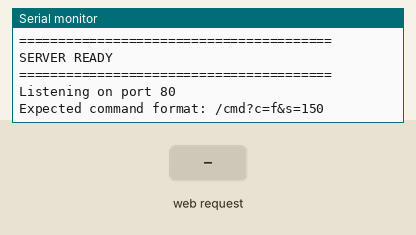
Simulated run of this sketch. Board: ESP32. On the bench: the last lines printed to the serial monitor. Inputs (shaded band) come from the test bench. WiFi joins after 1.5 s; servers stay silent unless stated.

Above: at 3.7 s.
3.8 s: HTTP request GET / received
At 4.4 s:
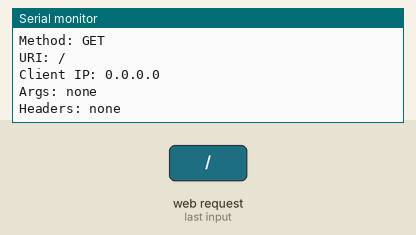
5.3 s: HTTP request GET /health received
6.8 s: HTTP request GET /cmd received
At 7.9 s:
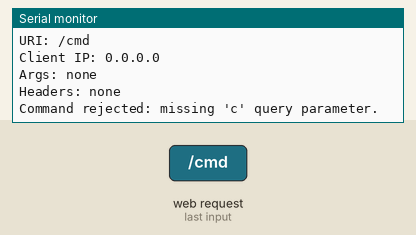
8.3 s: HTTP request GET /health?plain=f received
At 9.1 s:
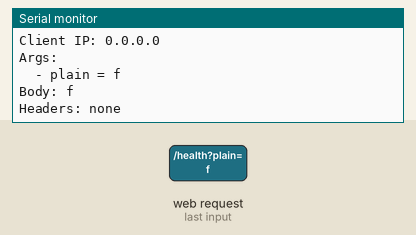
9.8 s: HTTP request GET /health?plain=b received
At 10.2 s:
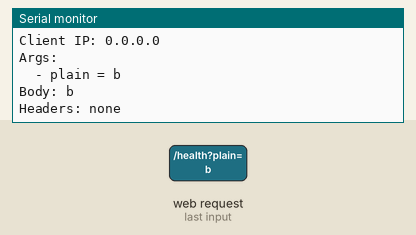
11.3 s: HTTP request GET /health?plain=l received
At 12.6 s:
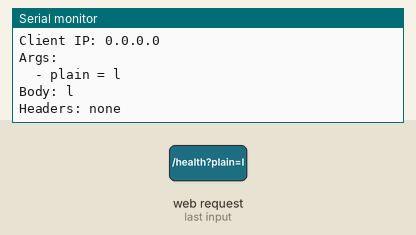
Timing chart, 0 to 13.8 s (numbered marks = the images above; inputs shaded):
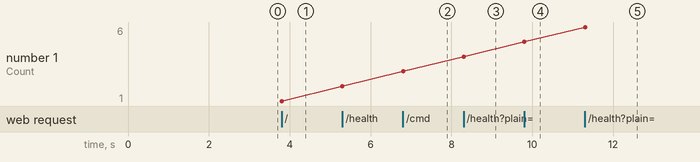

The sketch:

phone_ap_api_logger.ino
```cpp
#include <WiFi.h>
#include <WebServer.h>

const char* WIFI_SSID = "robonet";
const char* WIFI_PASSWORD = "12345678qwerty";

IPAddress LOCAL_IP(192, 168, 43, 2);
IPAddress GATEWAY(192, 168, 43, 1);
IPAddress SUBNET(255, 255, 255, 0);
IPAddress DNS_SERVER(192, 168, 43, 1);

const unsigned long WIFI_CONNECT_TIMEOUT_MS = 20000;
const unsigned long WIFI_RECONNECT_INTERVAL_MS = 5000;

WebServer server(80);

String lastCommand = "STOP";
int lastSpeed = 150;
unsigned long requestCount = 0;
unsigned long lastReconnectAttemptMs = 0;

const char* HEADERS_TO_COLLECT[] = {
  "User-Agent",
  "Content-Type",
  "Accept",
  "Host",
  "Connection"
};
const size_t HEADERS_TO_COLLECT_COUNT = sizeof(HEADERS_TO_COLLECT) / sizeof(HEADERS_TO_COLLECT[0]);

String httpMethodToString(HTTPMethod method) {
  switch (method) {
    case HTTP_GET:
      return "GET";
    case HTTP_POST:
      return "POST";
    case HTTP_PUT:
      return "PUT";
    case HTTP_DELETE:
      return "DELETE";
    case HTTP_PATCH:
      return "PATCH";
    case HTTP_OPTIONS:
      return "OPTIONS";
    case HTTP_HEAD:
      return "HEAD";
    default:
      return "UNKNOWN";
  }
}

String commandCodeToName(const String& code) {
  if (code == "f") {
    return "FORWARD";
  }
  if (code == "b") {
    return "BACKWARD";
  }
  if (code == "l") {
    return "LEFT";
  }
  if (code == "r") {
    return "RIGHT";
  }
  if (code == "s") {
    return "STOP";
  }
  return "UNKNOWN";
}

void printDivider(const char* label) {
  Serial.println();
  Serial.println("========================================");
  Serial.println(label);
  Serial.println("========================================");
}

void logRequest(const char* routeName) {
  requestCount++;

  printDivider("API REQUEST");
  Serial.printf("Count: %lu\n", requestCount);
  Serial.printf("Route: %s\n", routeName);
  Serial.printf("Method: %s\n", httpMethodToString(server.method()).c_str());
  Serial.printf("URI: %s\n", server.uri().c_str());
  Serial.printf("Client IP: %s\n", server.client().remoteIP().toString().c_str());

  if (server.args() == 0) {
    Serial.println("Args: none");
  } else {
    Serial.println("Args:");
    for (int i = 0; i < server.args(); i++) {
      Serial.printf("  - %s = %s\n", server.argName(i).c_str(), server.arg(i).c_str());
    }
  }

  if (server.hasArg("plain")) {
    Serial.printf("Body: %s\n", server.arg("plain").c_str());
  }

  if (server.headers() == 0) {
    Serial.println("Headers: none");
  } else {
    Serial.println("Headers:");
    for (int i = 0; i < server.headers(); i++) {
      Serial.printf("  - %s: %s\n", server.headerName(i).c_str(), server.header(i).c_str());
    }
  }
}

void printNetworkInfo() {
  printDivider("NETWORK STATUS");
  Serial.printf("Connected to SSID: %s\n", WIFI_SSID);
  Serial.printf("ESP32 IP: %s\n", WiFi.localIP().toString().c_str());
  Serial.printf("Gateway: %s\n", WiFi.gatewayIP().toString().c_str());
  Serial.printf("Subnet: %s\n", WiFi.subnetMask().toString().c_str());
  Serial.printf("RSSI: %d dBm\n", WiFi.RSSI());
}

bool connectToPhoneAp() {
  printDivider("WIFI CONNECT");
  Serial.printf("Connecting to AP '%s'\n", WIFI_SSID);

  WiFi.mode(WIFI_STA);
  WiFi.setSleep(false);

  if (!WiFi.config(LOCAL_IP, GATEWAY, SUBNET, DNS_SERVER)) {
    Serial.println("Warning: failed to apply static IP configuration.");
  }

  WiFi.begin(WIFI_SSID, WIFI_PASSWORD);

  const unsigned long startMs = millis();
  while (WiFi.status() != WL_CONNECTED && millis() - startMs < WIFI_CONNECT_TIMEOUT_MS) {
    Serial.print(".");
    delay(500);
  }
  Serial.println();

  if (WiFi.status() == WL_CONNECTED) {
    printNetworkInfo();
    return true;
  }

  Serial.println("Failed to connect to the phone AP within timeout.");
  return false;
}

void ensureWiFiConnection() {
  if (WiFi.status() == WL_CONNECTED) {
    return;
  }

  const unsigned long now = millis();
  if (now - lastReconnectAttemptMs < WIFI_RECONNECT_INTERVAL_MS) {
    return;
  }

  lastReconnectAttemptMs = now;
  Serial.println("Wi-Fi disconnected. Retrying AP connection...");
  WiFi.disconnect();
  connectToPhoneAp();
}

void handleRoot() {
  logRequest("/");

  String response = "{";
  response += "\"status\":\"ok\",";
  response += "\"message\":\"ESP32 API logger is running\",";
  response += "\"ip\":\"" + WiFi.localIP().toString() + "\",";
  response += "\"last_command\":\"" + lastCommand + "\",";
  response += "\"last_speed\":" + String(lastSpeed);
  response += "}";

  server.send(200, "application/json", response);
}

void handleHealth() {
  logRequest("/health");

  String response = "{";
  response += "\"status\":\"ok\",";
  response += "\"wifi_connected\":" + String(WiFi.status() == WL_CONNECTED ? "true" : "false") + ",";
  response += "\"ip\":\"" + WiFi.localIP().toString() + "\",";
  response += "\"request_count\":" + String(requestCount);
  response += "}";

  server.send(200, "application/json", response);
}

void handleCommand() {
  logRequest("/cmd");

  if (!server.hasArg("c")) {
    Serial.println("Command rejected: missing 'c' query parameter.");
    server.send(400, "application/json", "{\"status\":\"error\",\"error\":\"Missing command code 'c'.\"}");
    return;
  }

  String commandCode = server.arg("c");
  commandCode.toLowerCase();
  const String mappedCommand = commandCodeToName(commandCode);
  const int speed = server.hasArg("s") ? server.arg("s").toInt() : 150;

  if (mappedCommand == "UNKNOWN") {
    Serial.printf("Command rejected: unknown code '%s'\n", commandCode.c_str());
    server.send(400, "application/json", "{\"status\":\"error\",\"error\":\"Unknown command code.\"}");
    return;
  }

  lastCommand = mappedCommand;
  lastSpeed = speed;

  Serial.printf("Mapped command: %s\n", lastCommand.c_str());
  Serial.printf("Speed: %d\n", lastSpeed);
  Serial.println("Motor action: not connected yet, request logged only.");

  server.send(200, "text/plain", String("OK:") + commandCode);
}

void handleNotFound() {
  logRequest("NOT_FOUND");
  Serial.println("Request rejected: route not found.");
  server.send(404, "application/json", "{\"status\":\"error\",\"error\":\"Route not found.\"}");
}

void setupRoutes() {
  server.on("/", HTTP_GET, handleRoot);
  server.on("/health", HTTP_GET, handleHealth);
  server.on("/cmd", HTTP_GET, handleCommand);
  server.onNotFound(handleNotFound);
}

void setup() {
  Serial.begin(115200);
  delay(1000);

  server.collectHeaders(HEADERS_TO_COLLECT, HEADERS_TO_COLLECT_COUNT);

  connectToPhoneAp();
  setupRoutes();
  server.begin();

  printDivider("SERVER READY");
  Serial.println("Listening on port 80");
  Serial.println("Expected command format: /cmd?c=f&s=150");
}

void loop() {
  ensureWiFiConnection();
  server.handleClient();
}
```

Measured:
- after the input at 3.8 s, the serial monitor: prints a new line at once (image 1)
- after the input at 6.8 s, the serial monitor: prints a new line at once (image 2)
- after the input at 8.3 s, the serial monitor: prints a new line at once (image 3)
- after the input at 9.8 s, the serial monitor: prints a new line at once (image 4)
- after the input at 11.3 s, the serial monitor: prints a new line at once (image 5)
- plotted number 1: 1 → 2 after the input at 5.3 s, 2 → 3 after the input at 6.8 s, 3 → 4 after the input at 8.3 s, 4 → 5 after the input at 9.8 s, 5 → 6 after the input at 11.3 s
